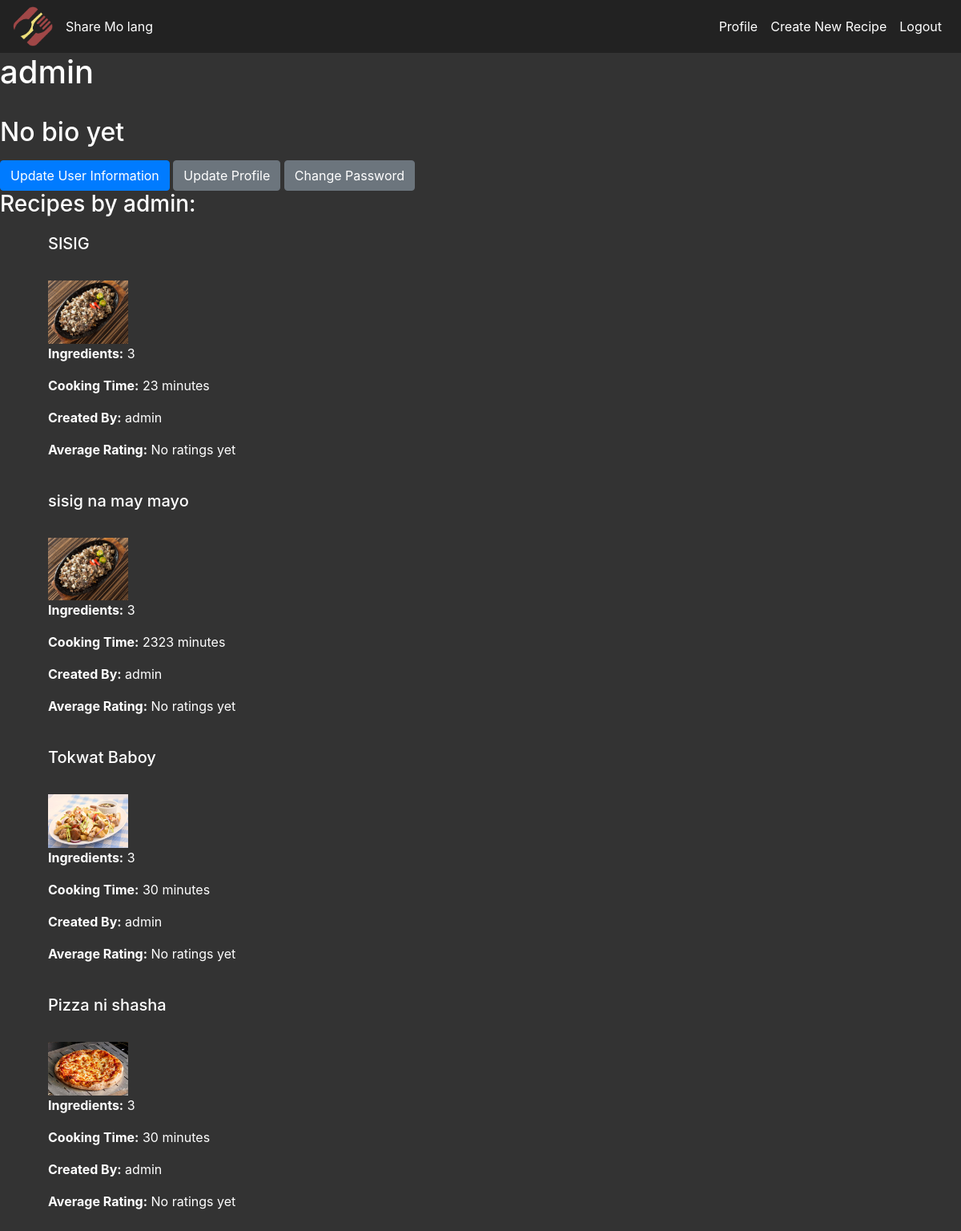
Page /profile/ (signed in) on the committed database.
### recipes/models.py (models this page shows, shortened)
class Recipe(models.Model):
    user = models.ForeignKey(User, on_delete=models.CASCADE, blank=True, null=True)
    name = models.CharField(max_length=100)
    image = models.ImageField(blank=True, null=True, upload_to='images/')
    ingredients = models.IntegerField(blank=True, null=True)
    minutes = models.IntegerField(blank=True, null=True)
    calories = models.IntegerField(blank=True, null=True)
    ingredientsList = models.TextField(blank=True, null=True)
    directions = models.TextField(blank=True, null=True)
    created_at = models.DateTimeField(auto_now_add=True)
    views = models.ManyToManyField(User, related_name='viewed_recipes', blank=True)
    view_count = models.IntegerField(default=0)

### accounts/views.py (the view)
# urls.py: path('profile/', views.profile, name='profile'),
@login_required
def profile(request):
    user_recipes = Recipe.objects.filter(user=request.user)  # Filter recipes by user
    context = {
        'user_recipes': user_recipes,
    }
    return render(request, 'accounts/profile.html', context)

### templates/accounts/profile.html (shortened to what this page needs)
<!DOCTYPE html>
{% load crispy_forms_tags %}
{% load static %}
<html lang="en">
<head>
    <link rel="stylesheet" href="https://stackpath.bootstrapcdn.com/bootstrap/4.5.2/css/bootstrap.min.css">
    <link rel="stylesheet" href="{% static 'css/home.css' %}">
</head>
<body>
    <nav class="navbar navbar-expand-lg">
        <img src="{% static 'css/logo.png' %}" alt="Logo" class="logo" />
       <a class="nav-link" href="{% url 'home' %}">Share Mo lang</a>
        <div class="collapse navbar-collapse" id="navbarNav">
            <ul class="navbar-nav ml-auto">
                <li class="nav-item">
                    <a class="nav-link" href="{% url 'profile' %}">Profile</a>
                </li>
                <li class="nav-item">
                    <a class="nav-link" href="{% url 'recipe-create' %}">Create New Recipe</a>
                </li>
                <li class="nav-item">
                    <a class="nav-link text-danger" href="{% url 'logout' %}">Logout</a>
                </li>
            </ul>
        </div>
    </nav>
    <h1>{{ user.username }}</h1>
    {% if user.profile.bio %}
        <h2>{{ user.profile.bio }}</h2>
    {% else %}
        <h2>No bio yet</h2>
    {% endif %}
    <div class="mt-3">
        <a href="{% url 'update_user' %}" class="btn btn-primary">Update User Information</a>
        <a href="{% url 'update_profile' %}" class="btn btn-secondary">Update Profile</a>
        <a href="{% url 'change_password' %}" class="btn btn-secondary">Change Password</a>
    </div>
    <h3>Recipes by {{ user.username }}:</h3>
    <ul>
        {% for recipe in user_recipes %}
        <li class="list-group-item">
            <h5>{{ recipe.name }}</h5>
            {% if recipe.image %}
                <a href="{% url 'recipe-detail' recipe.id %}">
                    <img src="{{ recipe.image.url }}" alt="{{ recipe.name }}" style="max-width: 100px;">
                </a>
            {% endif %}
            <p><strong>Ingredients:</strong> {{ recipe.ingredients }}</p>
            <p><strong>Cooking Time:</strong> {{ recipe.minutes }} minutes</p>
            {% if recipe.user %}
                <p><strong>Created By:</strong> {{ recipe.user.username }}</p>
            {% else %}
                <p><strong>Created By:</strong> Unknown</p>
            {% endif %}
            {% if recipe.average_rating %}
                <p><strong>Average Rating:</strong> {{ recipe.average_rating|floatformat:1 }} / 5</p>
            {% else %}
                <p><strong>Average Rating:</strong> No ratings yet</p>
            {% endif %}
        </li>
        {% empty %}
            <li>No recipes yet.</li>
        {% endfor %}
    </ul>
</body>
</html>

### static/css/home.css (style rules this page uses)
body { background-color: #333; color: #fff; }
.navbar { background-color: #222; }
.navbar-brand, .nav-link { color: #fff !important; }
.list-group-item { background-color: transparent; border: none; color: #fff; }
.logo { width: 50px; height: auto; }
h5 { height: 50px; overflow: hidden; text-overflow: ellipsis; white-space: nowrap; }

### rows in the picture
Recipe: name "SISIG", image (picture), ingredients "3", minutes "23", user.username "admin"
Recipe: name "sisig na may mayo", image (picture), ingredients "3", minutes "2323", user.username "admin"
Recipe: name "Tokwat Baboy", image (picture), ingredients "3", minutes "30", user.username "admin"
Recipe: name "Pizza ni shasha", image (picture), ingredients "3", minutes "30", user.username "admin"

### other values in the picture
{{ user.username }} "admin"
